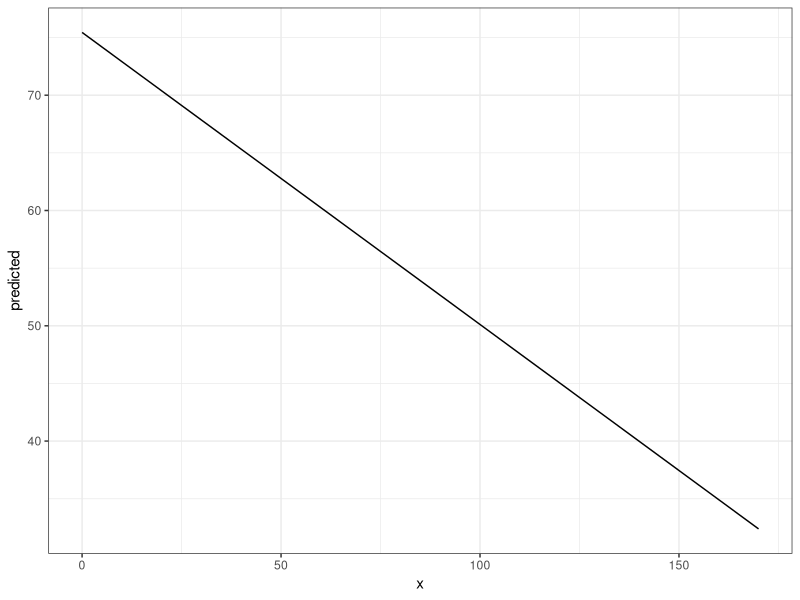
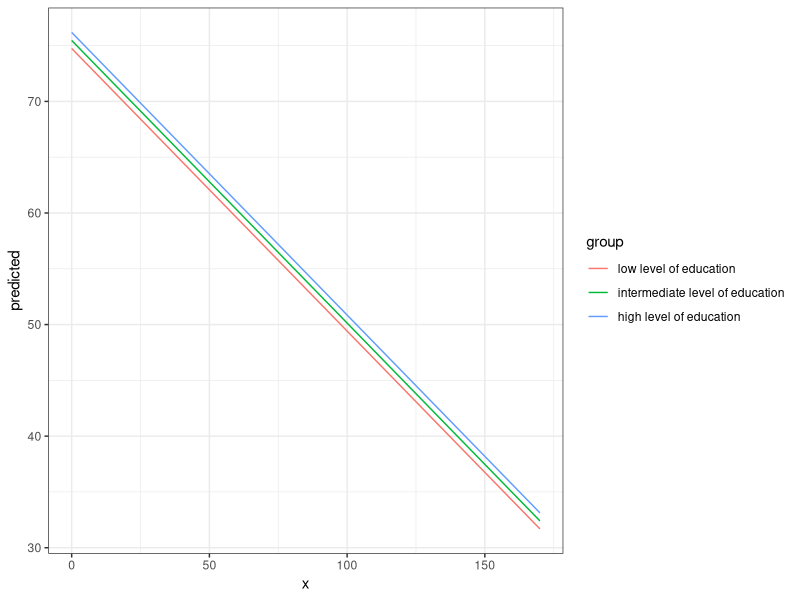
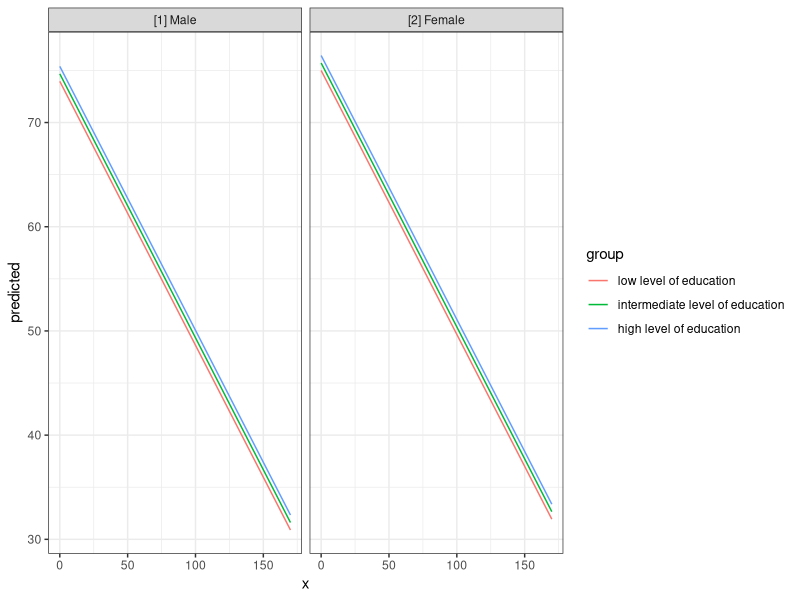
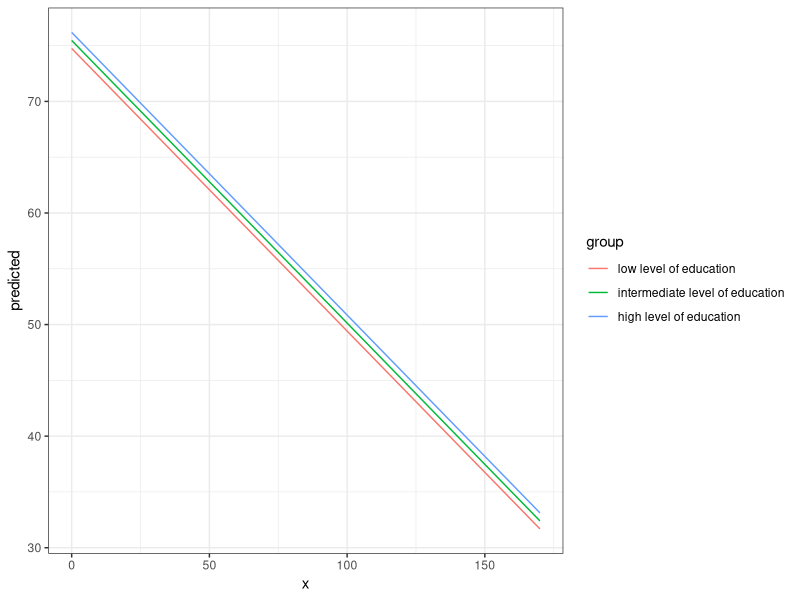
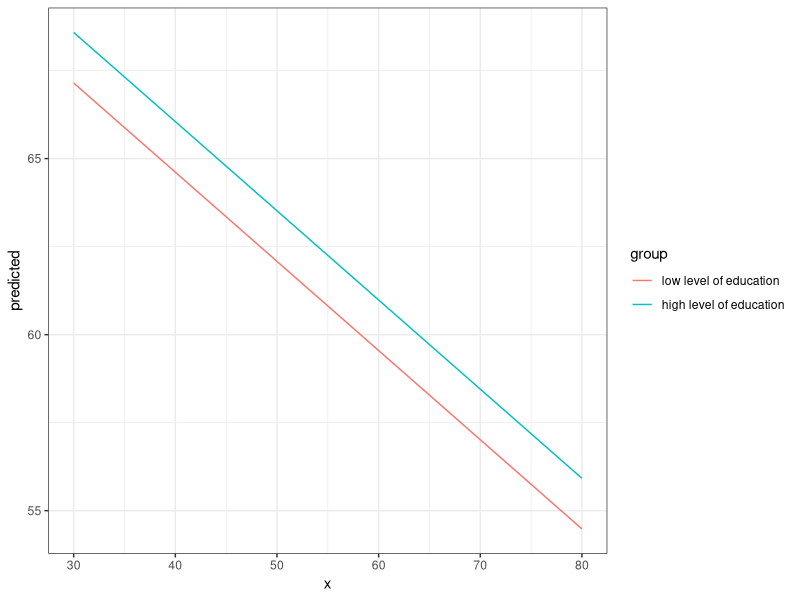
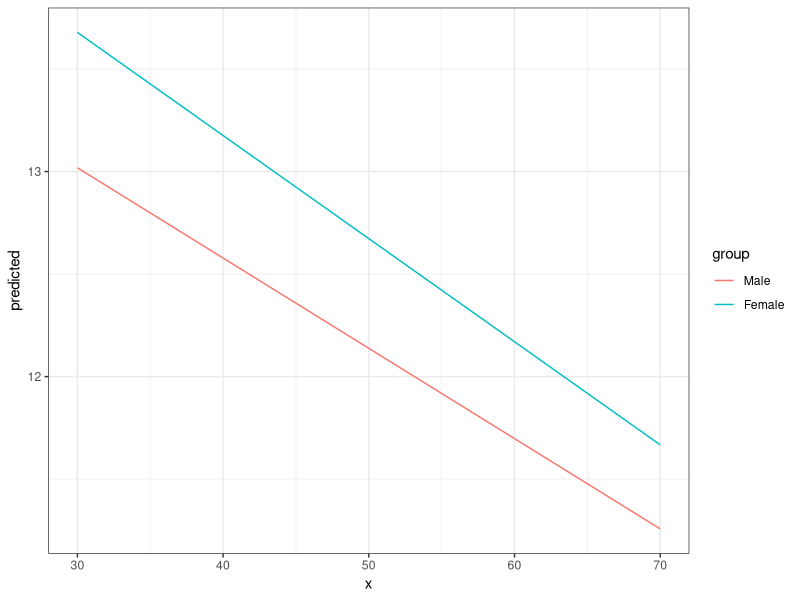
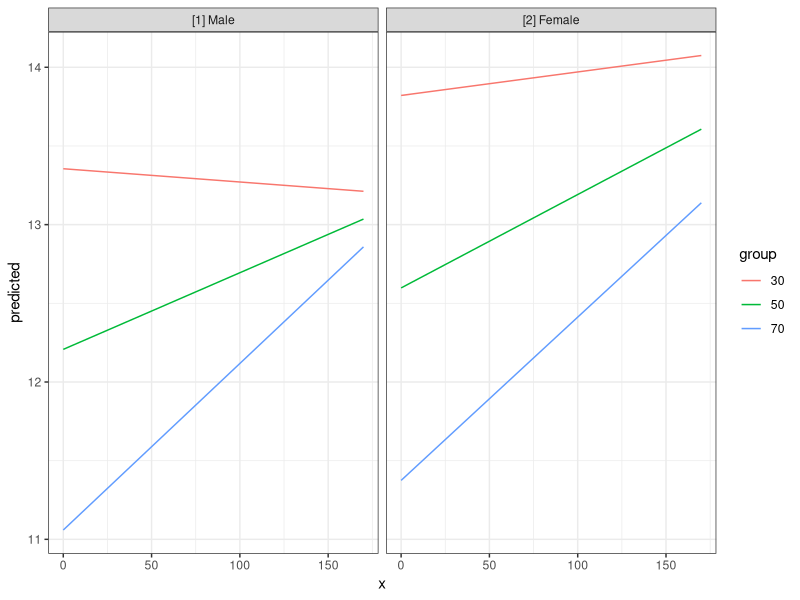
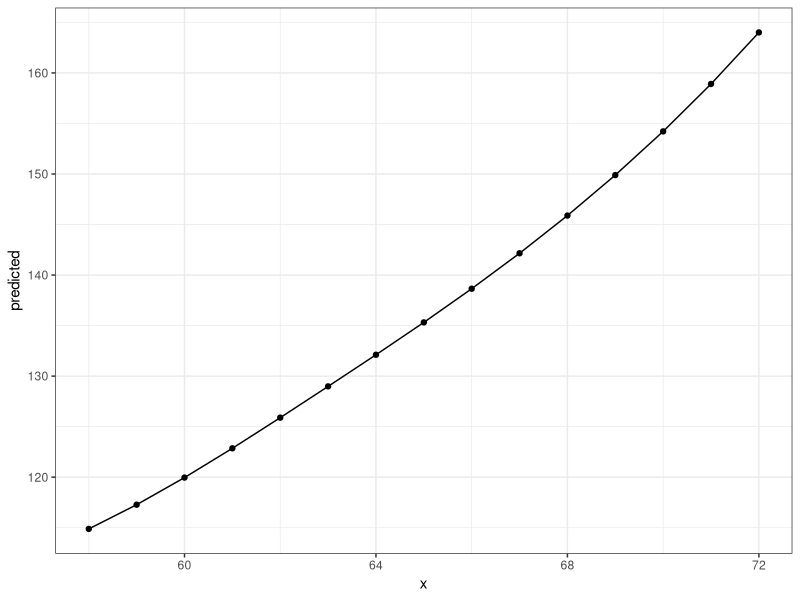

The R script that drew these images, in order: (Note: this script raises an error after producing the figures.)
## ---- chunk 1
knitr::opts_chunk$set(collapse = TRUE, comment = "#>", dev = "png", fig.width = 7, fig.height = 3.5, message = FALSE, warning = FALSE)
options(width = 800, tibble.width = Inf)
## ---- chunk 2
library(ggeffects)
data(efc)
fit <- lm(barthtot ~ c12hour + neg_c_7 + c161sex + c172code, data = efc)

ggpredict(fit, terms = "c12hour")
## ---- chunk 3
library(ggplot2)
theme_set(theme_bw())

mydf <- ggpredict(fit, terms = "c12hour")
ggplot(mydf, aes(x, predicted)) + geom_line()
## ---- chunk 4
ggpredict(fit, terms = c("c12hour", "c172code"))
## ---- chunk 5
mydf <- ggpredict(fit, terms = c("c12hour", "c172code"))
ggplot(mydf, aes(x, predicted, colour = group)) + geom_line()
## ---- chunk 6
mydf <- ggpredict(fit, terms = c("c12hour", "c172code", "c161sex"))
mydf
ggplot(mydf, aes(x, predicted, colour = group)) + 
  geom_line() + 
  facet_wrap(~facet)
## ---- chunk 7
mydf <- ggpredict(fit)
mydf
## ---- chunk 8
mydf <- ggaverage(fit, terms = c("c12hour", "c172code"))
ggplot(mydf, aes(x, predicted, colour = group)) + geom_line()
## ---- chunk 9
mydf <- ggpredict(fit, terms = c("c12hour [30:80]", "c172code [1,3]"))
mydf
ggplot(mydf, aes(x, predicted, colour = group)) + geom_line()
## ---- chunk 10
data(mtcars)
mpg_model <- lm(mpg ~ log(hp), data = mtcars)

# x-values and predictions based on the log(hp)-values
ggpredict(mpg_model, "hp")

# x-values and predictions based on hp-values from 50 to 150
ggpredict(mpg_model, "hp [50:150]")
## ---- chunk 11
# x-values and predictions based on exponentiated hp-values
ggpredict(mpg_model, "hp [exp]")
## ---- chunk 12
mpg_model <- lm(mpg ~ log(hp) + disp, data = mtcars)

# "disp" is hold constant at its mean
ggpredict(mpg_model, "hp [exp]")

# "disp" is hold constant at value 200
ggpredict(mpg_model, "hp [exp]", condition = c(disp = 200))
## ---- chunk 13
library(sjmisc)
data(efc)

# make categorical
efc$c161sex <- to_factor(efc$c161sex)

# fit model with interaction
fit <- lm(neg_c_7 ~ c12hour + barthtot * c161sex, data = efc)

# select only levels 30, 50 and 70 from continuous variable Barthel-Index
mydf <- ggpredict(fit, terms = c("barthtot [30,50,70]", "c161sex"))
ggplot(mydf, aes(x, predicted, colour = group)) + geom_line()
## ---- chunk 14
# fit model with 3-way-interaction
fit <- lm(neg_c_7 ~ c12hour * barthtot * c161sex, data = efc)

# select only levels 30, 50 and 70 from continuous variable Barthel-Index
mydf <- ggpredict(fit, terms = c("c12hour", "barthtot [30,50,70]", "c161sex"))

ggplot(mydf, aes(x, predicted, colour = group)) + 
  geom_line() +
  facet_wrap(~facet)
## ---- chunk 15
library(splines)
data(women)

fm1 <- lm(weight ~ bs(height, df = 5), data = women)
dat <- ggpredict(fm1, "height")

ggplot(dat, aes(x, predicted)) + 
  geom_line() +
  geom_point()
## ---- chunk 16
get_x_title(mydf)
get_y_title(mydf)

ggplot(mydf, aes(x, predicted, colour = group)) + 
  geom_line() +
  facet_wrap(~facet) +
  labs(
    x = get_x_title(mydf),
    y = get_y_title(mydf),
    colour = get_legend_title(mydf)
  )
## ---- chunk 17
data(efc)
efc$c172code <- to_label(efc$c172code)
fit <- lm(barthtot ~ c12hour + neg_c_7 + c161sex + c172code, data = efc)

# facet by group
dat <- ggpredict(fit, terms = c("c12hour", "c172code"))
plot(dat, facet = TRUE)
# don't use facets, b/w figure, w/o confidence bands
plot(dat, colors = "bw", ci = FALSE)
# plot raw data
dat <- ggpredict(fit, terms = c("c12hour", "c172code"))
plot(dat, rawdata = TRUE)
# for three variables, automatic facetting
dat <- ggpredict(fit, terms = c("c12hour", "c172code", "c161sex"))
plot(dat)
# categorical variables have errorbars
dat <- ggpredict(fit, terms = c("c172code", "c161sex"))
plot(dat)
